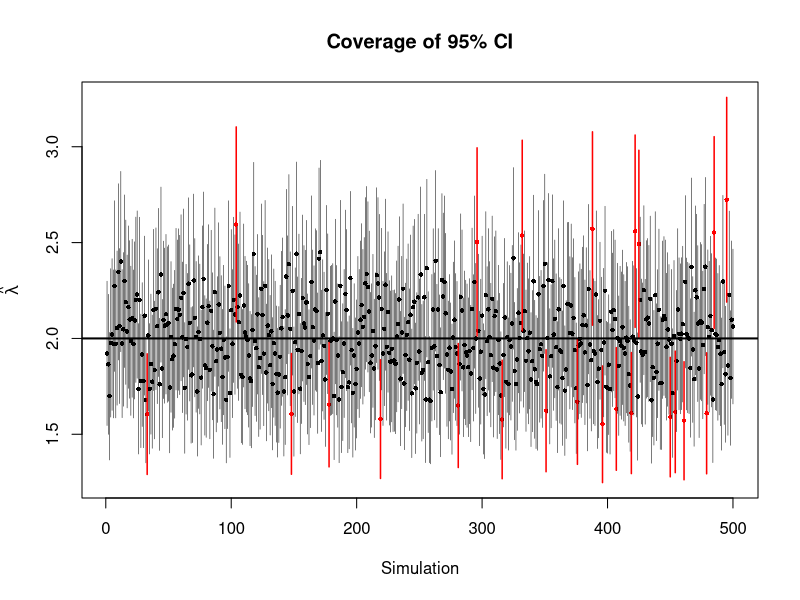
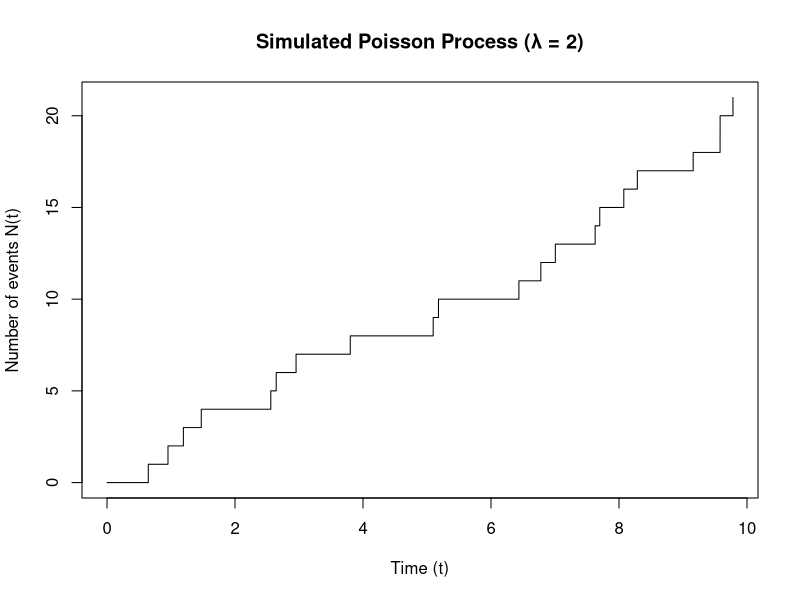

The R script that drew these images, in order:
## ---- chunk 1
# generate Exp(λ) variables, with each column a new realisation
generate_exp_matrix <- function(n_obs, n_trials, lambda_true, seed = NULL) {
  # set seed if given
  if (!is.null(seed)) {set.seed(seed)}
  
  # simulate matrix of exponential samples
  matrix(
    rexp(n_obs*n_trials, rate = lambda_true),
    nrow = n_obs,
    ncol = n_trials
  )
}

# log-likelihood of Exp(λ) data
exp_loglik <- function(lambda, t) {
  n <- length(t)
  n*log(lambda) - lambda*sum(t)
}

# since optim minimises by default
exp_negloglik <- function(lambda, t) {
  -exp_loglik(lambda, t)
}

# take t matrix and create a dataframe of mle parameter estimates and std errors
mle_results <- function(t_mat) {
  n <- ncol(t_mat)
  
  # to store results
  results <- data.frame(
    trial = 1:n, 
    sample_size = rep(nrow(t_mat), n),
    mean = rep(NA, n),
    se = rep(NA, n),
    lower = rep(NA, n),
    upper = rep(NA, n)
  )
  
  # mle fit for each trial
  for (i in 1:n) {
    fit <- optim(
      par = 1,
      fn = exp_negloglik,
      t = t_mat[, i],
      method = "L-BFGS-B",
      lower = 1e-8,
      hessian = TRUE
    )
    results[i, "mean"] <- fit$par
    results[i, "se"] <- sqrt(1 / fit$hessian) 
  }
  results$lower <- results$mean - 1.96*results$se
  results$upper <- results$mean + 1.96*results$se
  
  results
}

lambda_true <- 2
t_mat <- generate_exp_matrix(
  n_obs = 100, 
  n_trials = 500, 
  lambda_true = lambda_true, 
  seed = 5
)
results <- mle_results(t_mat)
## ---- chunk 2
summary_table <- data.frame(
  Parameter = "λ",
  MC_Trials = nrow(results),
  Sample_Size = max(results$sample_size),
  Mean = mean(results$mean),
  Bias = mean(results$mean) - lambda_true,
  # SD = sd(results$mean),
  SD = sqrt(mean((results$mean - mean(results$mean))^2)),
  RMSE = sqrt(mean((results$mean - lambda_true)^2)),
  Coverage_95 = mean(results$lower <= lambda_true &
                  lambda_true <= results$upper),
  MC_Error = sd(results$mean) / sqrt(nrow(results))
)

knitr::kable(
  summary_table,
  digits = c(NA, 0, 0, 4, 4, 4, 4, 4, 4),
  col.names = c(
    "Parameter", 
    "MC Trials",
    "Sample Size",
    "Mean", 
    "Bias", 
    "SD", 
    "RMSE", 
    "95% Coverage", 
    "MC Error"
  )
)
## ---- chunk 3
cover <- results$lower <= 2 & results$upper >= 2
cols <- ifelse(cover, "black", "red")
widths <- ifelse(cover, 0.5, 1.5) 

plot(
  results$trial,
  results$mean,
  pch = 16,
  cex = 0.6,
  col = cols,
  ylim = range(results$lower, results$upper),
  xlab = "Simulation",
  ylab = expression(hat(lambda)),
  main = "Coverage of 95% CI"
)

segments(
  results$trial, results$lower,
  results$trial, results$upper,
  col = cols, lwd = widths
)

abline(h = 2, lwd = 2)
## ---- chunk 4
# simulate a poisson process over [0, T]
sim_poisson_process <- function(lambda, T, seed = NULL) {
  # set seed if given
  if (!is.null(seed)) {set.seed(seed)}
  
  # number of events in interval of length T is Poisson(λT) distributed
  N_T <- rpois(1, lambda*T)
  
  # given N(T) = n, the times of arrivals tn,...,t_n are U(0, T) distributed
  sort(runif(N_T, 0, T))
}

lambda <- 2
T <- 10
arrival_times <- sim_poisson_process(lambda, T, seed = 6)

plot(c(0, arrival_times), 0:length(arrival_times), type = "s", 
     xlab = "Time (t)", ylab = "Number of events N(t)",
     main = paste0("Simulated Poisson Process (λ = ", lambda, ")"))

# log-likelihood of Poisson process arrival time data
poisprocess_loglik <- function(lambda, arrival_times, T) {
  N_T <- length(arrival_times)
  N_T*log(lambda) - lambda*T
}

# since optim minimises by default
poisprocess_negloglik <- function(lambda, arrival_times, T) {
  -poisprocess_loglik(lambda, arrival_times, T)
}

fit <- optim(
  par = 1, 
  fn = poisprocess_negloglik, 
  arrival_times = arrival_times,
  T = T,
  method = "L-BFGS-B",
  lower = 1e-8,
  hessian = TRUE
)

cat(
  "Analytic Solution = ", 
  length(arrival_times)/T, "±", round(sqrt(length(arrival_times))/T, 3), "\n", 
  "Numeric MLE = ", fit$par, "±", round(1/sqrt(fit$hessian), 3)
)
